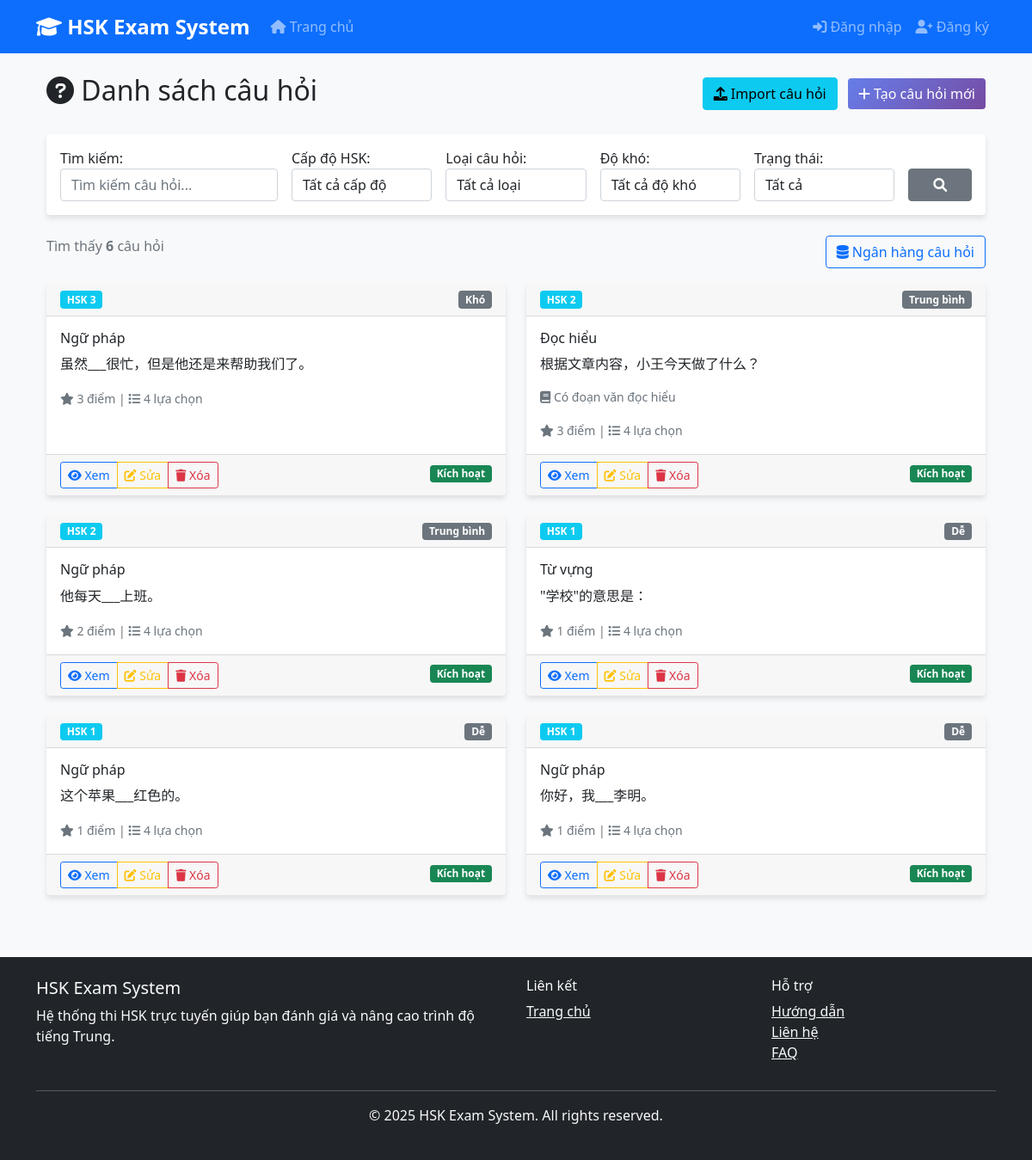
Screenshot of /questions/ with the database file from the repository.
### apps/questions/models.py (models this page shows, shortened)
class Question(TimeStampedModel):
    DIFFICULTY_CHOICES = [
        ('easy', 'Dễ'),
        ('medium', 'Trung bình'),
        ('hard', 'Khó'),
    ]
    question_text = models.TextField(
        verbose_name="Câu hỏi",
        help_text="Nội dung câu hỏi"
    )
    question_type = models.ForeignKey(
        QuestionType,
        on_delete=models.CASCADE,
        verbose_name="Loại câu hỏi"
    )
    hsk_level = models.ForeignKey(
        HSKLevel,
        on_delete=models.CASCADE,
        verbose_name="Cấp độ HSK"
    )
    difficulty = models.CharField(
        max_length=10,
        choices=DIFFICULTY_CHOICES,
        default='medium',
        verbose_name="Độ khó"
    )
    passage = models.TextField(
        blank=True,
        verbose_name="Đoạn văn",
        help_text="Đoạn văn đọc hiểu (nếu có)"
    )
    audio_file = models.FileField(
        upload_to='questions/audio/',
        blank=True,
        null=True,
        verbose_name="File âm thanh",
        help_text="File âm thanh cho câu hỏi nghe"
    )
    explanation = models.TextField(
        blank=True,
        verbose_name="Giải thích",
        help_text="Giải thích đáp án đúng"
    )
    points = models.IntegerField(
        default=1,
        validators=[MinValueValidator(1), MaxValueValidator(10)],
        verbose_name="Điểm số",
        help_text="Điểm số cho câu hỏi (1-10)"
    )
    is_active = models.BooleanField(
        default=True,
        verbose_name="Kích hoạt"
    )
    class Meta:
        ordering = ['hsk_level', 'question_type', 'created_at']
        verbose_name = 'Câu hỏi'
        verbose_name_plural = 'Câu hỏi'
        indexes = [
            models.Index(fields=['hsk_level', 'question_type']),
            models.Index(fields=['is_active', 'hsk_level']),
        ]

class QuestionType(models.Model):
    name = models.CharField(max_length=50, unique=True)
    description = models.TextField(blank=True)
    class Meta:
        verbose_name = 'Question Type'
        verbose_name_plural = 'Question Types'
    def __str__(self):
        return self.name

### apps/common/models.py (models this page shows)
class HSKLevel(models.Model):
    level = models.IntegerField(unique=True)
    name = models.CharField(max_length=20)
    description = models.TextField(blank=True)
    vocabulary_count = models.IntegerField(default=0)
    class Meta:
        ordering = ['level']
        verbose_name = 'HSK Level'
        verbose_name_plural = 'HSK Levels'
    def __str__(self):
        return f"HSK {self.level}"

### apps/questions/views.py (the view)
# urls.py: path('', views.QuestionListView.as_view(), name='list'),
class QuestionListView(ListView):
    model = Question
    template_name = 'questions/question_list.html'
    context_object_name = 'questions'
    paginate_by = 20
    def get_queryset(self):
        queryset = Question.objects.select_related(
            'question_type', 'hsk_level'
        ).prefetch_related('choices')
        search = self.request.GET.get('search')
        hsk_level = self.request.GET.get('hsk_level')
        question_type = self.request.GET.get('question_type')
        difficulty = self.request.GET.get('difficulty')
        is_active = self.request.GET.get('is_active')
        if search:
            queryset = queryset.filter(
                Q(question_text__icontains=search) |
                Q(explanation__icontains=search) |
                Q(passage__icontains=search)
            )
        if hsk_level:
            queryset = queryset.filter(hsk_level_id=hsk_level)
        if question_type:
            queryset = queryset.filter(question_type_id=question_type)
        if difficulty:
            queryset = queryset.filter(difficulty=difficulty)
        if is_active == 'true':
            queryset = queryset.filter(is_active=True)
        elif is_active == 'false':
            queryset = queryset.filter(is_active=False)
        return queryset.order_by('-created_at')
    def get_context_data(self, **kwargs):
        context = super().get_context_data(**kwargs)
        context['search_form'] = QuestionSearchForm(self.request.GET)
        context['total_questions'] = self.get_queryset().count()
        return context

### templates/questions/question_list.html (shortened to what this page needs)
{% extends 'base.html' %}
{% block content %}
<div class="container mt-4">
  <div class="row">
    <div class="col-md-12">
      <div class="d-flex justify-content-between align-items-center mb-4">
        <h2><i class="fas fa-question-circle"></i> Danh sách câu hỏi</h2>
        <div>
          <a href="{% url 'questions:import' %}" class="btn btn-info me-2">
            <i class="fas fa-upload"></i> Import câu hỏi
          </a>
          <a href="{% url 'questions:create' %}" class="btn btn-primary">
            <i class="fas fa-plus"></i> Tạo câu hỏi mới
          </a>
        </div>
      </div>
      <div class="card mb-4">
        <div class="card-body">
          <form method="get" class="row g-3">
            <div class="col-md-3">
              {{ search_form.search.label_tag }} {{ search_form.search }}
            </div>
            <div class="col-md-2">
              {{ search_form.hsk_level.label_tag }} {{ search_form.hsk_level }}
            </div>            <div class="col-md-2">
              {{ search_form.question_type.label_tag }}
              {{ search_form.question_type }}
            </div>
            <div class="col-md-2">
              {{ search_form.difficulty.label_tag }}
              {{ search_form.difficulty }}
            </div>            <div class="col-md-2">
              {{ search_form.is_active.label_tag }}
              {{ search_form.is_active }}
            </div>
            <div class="col-md-1 d-flex align-items-end">
              <button type="submit" class="btn btn-secondary w-100">
                <i class="fas fa-search"></i>
              </button>
            </div>
          </form>
        </div>
      </div>
      <div class="row mb-3">
        <div class="col-md-6">
          <p class="text-muted">
            Tìm thấy <strong>{{ total_questions }}</strong> câu hỏi
          </p>
        </div>
        <div class="col-md-6 text-end">
          <a href="{% url 'questions:banks_list' %}" class="btn btn-outline-primary">
            <i class="fas fa-database"></i> Ngân hàng câu hỏi
          </a>
        </div>
      </div>
      {% if questions %}
      <div class="row">
        {% for question in questions %}
        <div class="col-md-6 mb-4">
          <div class="card h-100">
            <div class="card-header d-flex justify-content-between">
              <span class="badge bg-info">HSK {{ question.hsk_level.level }}</span>
              <span class="badge bg-secondary">{{ question.get_difficulty_display }}</span>
            </div>
            <div class="card-body">
              <h6 class="card-title">{{ question.question_type.name }}</h6>
              <p class="card-text">
                {{ question.question_text|truncatewords:15 }}
              </p>
              {% if question.passage %}
              <p class="text-muted small">
                <i class="fas fa-book"></i> Có đoạn văn đọc hiểu
              </p>
              {% endif %}
              <div class="mt-2">
                <small class="text-muted">
                  <i class="fas fa-star"></i> {{ question.points }} điểm |
                  <i class="fas fa-list"></i> {{ question.choices.count }} lựa
                  chọn
                </small>
              </div>
            </div>
            <div class="card-footer">
              <div class="btn-group" role="group">
                <a href="{% url 'questions:detail' question.pk %}" class="btn btn-sm btn-outline-primary">
                  <i class="fas fa-eye"></i> Xem
                </a>
                <a href="{% url 'questions:edit' question.pk %}" class="btn btn-sm btn-outline-warning">
                  <i class="fas fa-edit"></i> Sửa
                </a>
                <a href="{% url 'questions:delete' question.pk %}" class="btn btn-sm btn-outline-danger"
                  onclick="return confirm('Bạn có chắc chắn muốn xóa câu hỏi này?')">
                  <i class="fas fa-trash"></i> Xóa
                </a>
              </div>
              <span class="float-end">
                {% if question.is_active %}
                <span class="badge bg-success">Kích hoạt</span>
                {% else %}
                <span class="badge bg-warning">Tạm dừng</span>
                {% endif %}
              </span>
            </div>
          </div>
        </div>
        {% endfor %}
      </div>
      {% endif %}
    </div>
  </div>
</div>
{% endblock %}

### static/css/style.css (style rules this page uses)
body { font-family: 'Segoe UI', Tahoma, Geneva, Verdana, sans-serif; background-color: #f8f9fa; }
.card { box-shadow: 0 4px 6px rgba(0, 0, 0, 0.1); border: none; transition: transform 0.2s; }
.btn-primary { background: linear-gradient(135deg, #667eea 0%, #764ba2 100%); border: none; }

### rows the page displays
Question: hsk_level.level "3", difficulty "Khó", question_type.name "Ngữ pháp", question_text "虽然___很忙，但是他还是来帮助我们了。", points "3", choices.count "4", is_active "Kích hoạt"
Question: hsk_level.level "2", difficulty "Trung bình", question_type.name "Đọc hiểu", question_text "根据文章内容，小王今天做了什么？", shows "Có đoạn văn đọc hiểu", points "3", choices.count "4", is_active "Kích hoạt"
Question: hsk_level.level "2", difficulty "Trung bình", question_type.name "Ngữ pháp", question_text "他每天___上班。", points "2", choices.count "4", is_active "Kích hoạt"
Question: hsk_level.level "1", difficulty "Dễ", question_type.name "Từ vựng", question_text "\"学校\"的意思是：", points "1", choices.count "4", is_active "Kích hoạt"
Question: hsk_level.level "1", difficulty "Dễ", question_type.name "Ngữ pháp", question_text "这个苹果___红色的。", points "1", choices.count "4", is_active "Kích hoạt"
Question: hsk_level.level "1", difficulty "Dễ", question_type.name "Ngữ pháp", question_text "你好，我___李明。", points "1", choices.count "4", is_active "Kích hoạt"

### other values shown
{{ search_form.search.label_tag }} "Tìm kiếm:"
{{ search_form.hsk_level.label_tag }} "Cấp độ HSK:"
{{ search_form.question_type.label_tag }} "Loại câu hỏi:"
{{ search_form.difficulty.label_tag }} "Độ khó:"
{{ search_form.is_active.label_tag }} "Trạng thái:"
{{ total_questions }} "6"
